Frame 1 (no input): blank canvas, image omitted
Frame 60 (the mouse pressed at the canvas centre just before this capture): blank canvas, image omitted
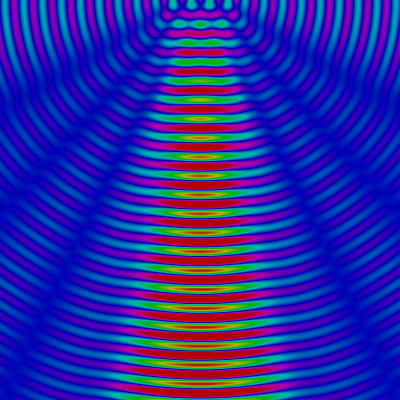
Frame 120 (the mouse held since frame 60 and released just before this capture)

The Processing sketch whose frames 1 and 60 were blank and that drew this single picture after the mouse press (run headless with seeded random() and noise(); from frame 60 on, the mouse is pressed at the canvas centre):

// Processing sketch: processing_11378
// ── processing_11378.pde

float w;   //2D space width  
float h;   //2D space height  
float dx;  //increment x this amount per pixel  
float dy;  //increment y this amount per pixel  
int dt;    //increment time   

void setup(){  

size(400,400);  
frameRate(1000); 
colorMode(HSB);
loadPixels();    
 w = 200.0f;         //2D space width   
 h = 200.0f;         //2D space height  
 dx = w / width;   //increment x this amount per pixel  
 dy = h / height;  //increment y this amount per pixel 
 dt = 0;     
}      
  float x0, x1, x2, x3, x4, x5, x6, x7, x8 = 0;  
  float y0, y1, y2, y3, y4, y5, y6, y7, y8 = 0; 

   
void draw(){  
  x0 = -28*w/64 +mouseX/40;
  x1 = -29*w/64 +mouseX/80; 
  x2 = -30*w/64 +mouseX/160;           
  x3 = -31*w/64 +mouseX/320;
  x4 = -32*w/64;
  x5 = -33*w/64 -mouseX/320;
  x6 = -34*w/64 -mouseX/160;
  x7 = -35*w/64 -mouseX/80;
  x8 = -36*w/64 -mouseX/40;
for (int i = 0; i < width; i++) {  
  
  y0 = 0;
  y1 = 0;
  y2 = 0;
  y3 = 0;
  y4 = 0;
  y5 = 0;
  y6 = 0;
  y7 = 0;
  y8 = 0;
  
  for (int j = 0; j < height; j++) {  
    
    float r0 = sqrt((x0*x0) + (y0*y0)); 
    float r1 = sqrt((x1*x1) + (y1*y1));    
    float r2 = sqrt((x2*x2) + (y2*y2));      
    float r3 = sqrt((x3*x3) + (y3*y3));
    float r4 = sqrt((x4*x4) + (y4*y4));
    float r5 = sqrt((x5*x5) + (y5*y5)); 
    float r6 = sqrt((x6*x6) + (y6*y6));  
    float r7 = sqrt((x7*x7) + (y7*y7));
    float r8 = sqrt((x8*x8) + (y8*y8)); 
   
    float val0 = cos(r0*mouseY/300 - TWO_PI*dt/8);
    float val1 = cos(r1*mouseY/300 - TWO_PI*dt/8);               
    float val2 = cos(r2*mouseY/300 - TWO_PI*dt/8);  
    float val3 = cos(r3*mouseY/300 - TWO_PI*dt/8);
    float val4 = cos(r4*mouseY/300 - TWO_PI*dt/8);
    float val5 = cos(r5*mouseY/300 - TWO_PI*dt/8);
    float val6 = cos(r6*mouseY/300 - TWO_PI*dt/8);
    float val7 = cos(r7*mouseY/300 - TWO_PI*dt/8);
    float val8 = cos(r8*mouseY/300 - TWO_PI*dt/8);
    
    pixels[i+j*width] = color((val0 + val1 + val2 + val3 + val4 + val5 + val6 + val7 + val8 +  9.0f) * (255.0 / 18) *1.32 ,360, 180 , 140);   //scale that value to 0 and 255  
    
    y0 += dy;
    y1 += dy;    //increment y  
    y2 += dy;      
    y3 += dy;
    y4 += dy;
    y5 += dy;
    y6 += dy;
    y7 += dy;
    y8 += dy;
  }  

  x0 += dx;   //increment x
  x1 += dx; 
  x2 += dx;  
  x3 += dx;
  x4 += dx;
  x5 += dx;
  x6 += dx;
  x7 += dx;
  x8 += dx;
}   

  dt += 1; //increment time  
  updatePixels();  

}  

   
